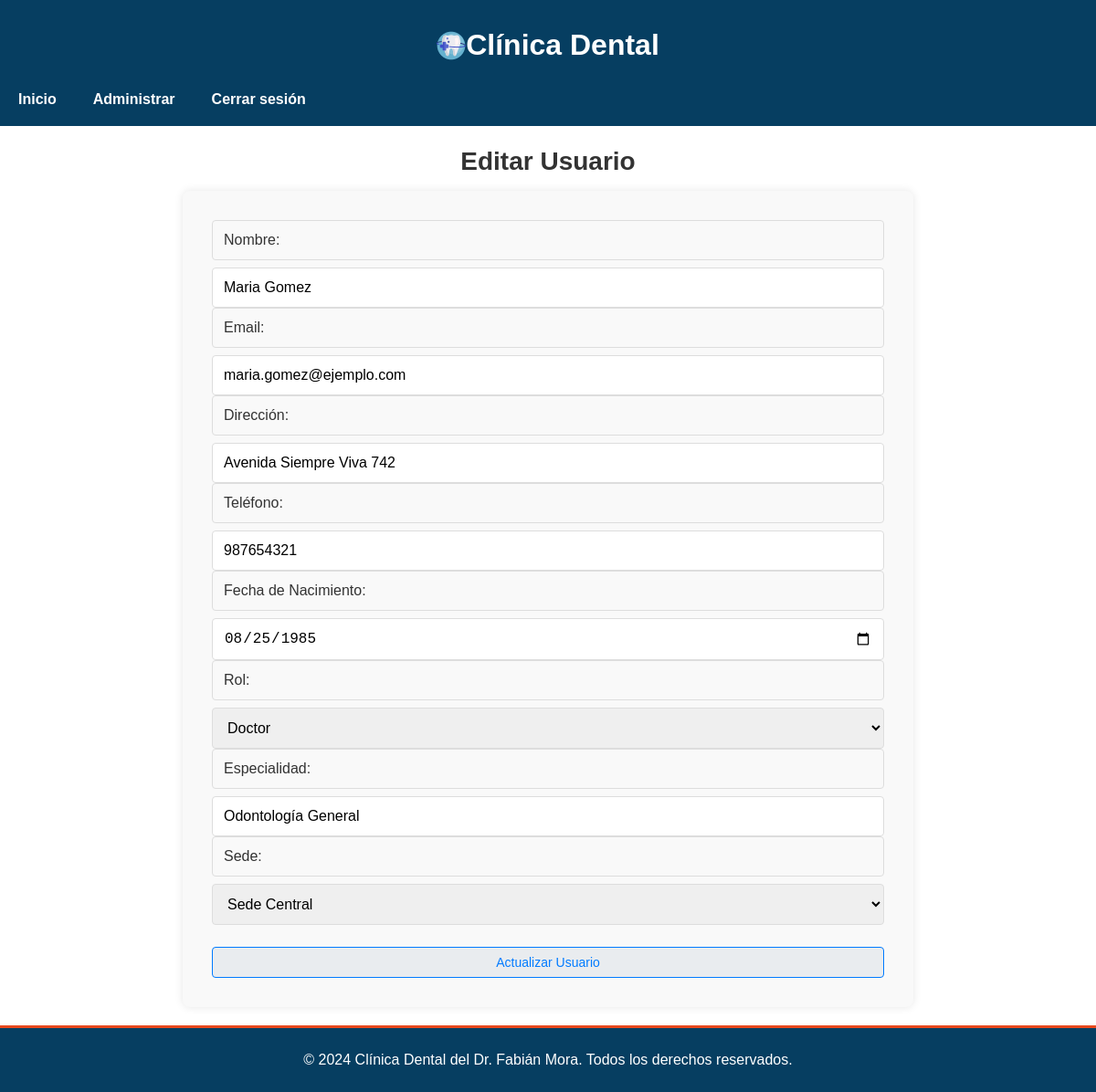
The page /Admin/editar_usuario.php?id=2 (signed in) on the database its author committed.
### tables this page shows
CREATE TABLE `usuarios` (
  `id` int(11) NOT NULL,
  `nombre` varchar(100) NOT NULL,
  `email` varchar(100) NOT NULL,
  `contrasena` varchar(255) NOT NULL,
  `rol` enum('paciente','doctor','administrador') NOT NULL,
  `fecha_creacion` timestamp NOT NULL DEFAULT current_timestamp(),
  `direccion` varchar(255) NOT NULL,
  `telefono` varchar(255) NOT NULL,
  `fecha_nacimiento` date DEFAULT NULL
);

CREATE TABLE `doctores` (
  `id` int(11) NOT NULL,
  `usuario_id` int(11) DEFAULT NULL,
  `especialidad` varchar(100) DEFAULT NULL,
  `sede_id` int(11) DEFAULT NULL,
  `telefono` varchar(20) DEFAULT NULL,
  `nombre` varchar(100) DEFAULT NULL,
  `direccion` varchar(255) NOT NULL,
  `email` varchar(255) DEFAULT NULL,
  `fecha_nacimiento` date DEFAULT NULL
);

CREATE TABLE `sedes` (
  `id` int(11) NOT NULL,
  `nombre` varchar(100) NOT NULL,
  `direccion` varchar(255) NOT NULL,
  `telefono` varchar(15) DEFAULT NULL
);

### Admin/editar_usuario.php (the view, shortened to what this page needs)
<?php
require '../Conexion/conexion.php';
$id = $_GET['id'] ?? null;
$sede_id = null;
try {
    $stmt = $pdo->prepare('SELECT * FROM usuarios WHERE id = :id');
    $stmt->execute([':id' => $id]);
    $usuario = $stmt->fetch(PDO::FETCH_ASSOC);
    if ($usuario['rol'] === 'doctor') {
        $stmt = $pdo->prepare('SELECT especialidad, sede_id FROM doctores WHERE usuario_id = :id');
        $stmt->execute([':id' => $id]);
        $doctorData = $stmt->fetch(PDO::FETCH_ASSOC);
        $especialidad = $doctorData['especialidad'] ?? '';
        $sede_id = $doctorData['sede_id'] ?? null;
    }
    try {
        $stmt = $pdo->query('SELECT id, nombre FROM sedes');
        $sedes = $stmt->fetchAll(PDO::FETCH_ASSOC);
    } catch (PDOException $e) {
        die('Error al obtener sedes: ' . $e->getMessage());
    }
} catch (PDOException $e) {
    die('Error al obtener datos: ' . $e->getMessage());
}
?>
<!DOCTYPE html>
<html lang="es">
<head>
    <link rel="stylesheet" href="/css/styles.css">
<header class="header">
        <div class="container">
            <h1 class="logo">
                <img src="/Imagenes/odontologia.png" alt="Logo de Clínica Dental">
                Clínica Dental
            </h1>
            <nav class="nav">
                <ul class="nav-list">
                    <li class="nav-item">
                        <a href="principalAdmin.php" class="nav-link">Inicio</a>
                    </li>
                    <li class="nav-item dropdown">
                        <a href="#" class="nav-link">Administrar</a>
                    </li>
                    <li class="nav-item">
                        <a href="../logout.php" class="nav-link">Cerrar sesión</a>
                    </li>
                </ul>
            </nav>
        </div>
    </header>
</head>
<body>
    <section class="container">
        <h2>Editar Usuario</h2>
        <form method="POST">
            <div class="form-group">
            <label for="nombre">Nombre:</label>
            <input type="text" id="nombre" name="nombre" value="<?= htmlspecialchars($usuario['nombre'] ?? '') ?>" required>
            <label for="email">Email:</label>
            <input type="email" id="email" name="email" value="<?= htmlspecialchars($usuario['email'] ?? '') ?>" required>
            <label for="direccion">Dirección:</label>
            <input type="text" id="direccion" name="direccion" value="<?= htmlspecialchars($usuario['direccion'] ?? '') ?>" required>
            <label for="telefono">Teléfono:</label>
            <input type="text" id="telefono" name="telefono" value="<?= htmlspecialchars($usuario['telefono'] ?? '') ?>" required>
            <label for="fecha_nacimiento">Fecha de Nacimiento:</label>
            <input type="date" id="fecha_nacimiento" name="fecha_nacimiento" value="<?= htmlspecialchars($usuario['fecha_nacimiento'] ?? '') ?>" required>
            <label for="rol">Rol:</label>
            <select id="rol" name="rol" onchange="toggleEspecialidad()" required>
                <option value="doctor" <?= ($usuario['rol'] ?? '') === 'doctor' ? 'selected' : '' ?>>Doctor</option>
            </select>
            <div id="especialidad-section" style="display: <?= ($usuario['rol'] ?? '') === 'doctor' ? 'block' : 'none' ?>">
                <label for="especialidad">Especialidad:</label>
                <input type="text" id="especialidad" name="especialidad" value="<?= htmlspecialchars($especialidad ?? '') ?>">
            </div>
            <label for="sedes">Sede:</label>
            <select id="sedes" name="sedes">
                <?php foreach ($sedes as $sede): ?>
                    <option value="<?= $sede['id'] ?>" <?= isset($sede_id) && ($sede['id'] == $sede_id) ? 'selected' : '' ?>>
                        <?= htmlspecialchars($sede['nombre']) ?>
                    </option>
                <?php endforeach; ?>
            </select>
            </div>
            <input type="submit" class="btn-actualizar" value="Actualizar Usuario">
        </form>
    </section>
</body>
<footer class="footer">
        <div class="container">
            <p>&copy; 2024 Clínica Dental del Dr. Fabián Mora. Todos los derechos reservados.</p>
        </div>
    </footer>
</html>

### css/styles.css (style rules this page uses)
body { font-family: 'Arial', sans-serif; margin: 0; padding: 0; }
.header { background: #063e61; color: #fff; padding: 10px 0; justify-content: center; }
.header .logo { display: flex; align-items: center; justify-content: center; }
.header .logo img { max-width: 120px; height: auto; }
.nav { display: flex; justify-content: left; }
.nav .nav-list { list-style: none; padding: 0; margin: 0; text-align: left; display: flex; }
.nav .nav-item { position: relative; }
.nav .nav-link { text-decoration: none; color: #fff; padding: 10px 20px; display: block; font-weight: bold; transition: background 0.3s, color 0.3s; }
body { font-family: 'Arial', sans-serif; color: #333; margin: 0; padding: 0; }
footer { background: #063e61; color: #ffffff; text-align: center; padding: 10px 0; margin-top: 20px; border-top: #e8491d 3px solid; }
.btn-actualizar { display: inline-block; padding: 0.5rem 1rem; font-size: 0.875rem; width: 100%; color: #007bff; background-color: #e9ecef; border: 1px solid #007bff; border-radius: 4px; text-decoration: none; transition: background-color 0.3s, color 0.3s; }
form { background-color: #f9f9f9; border: transparent; border-radius: 8px; padding: 2rem; box-shadow: 0 0 10px rgba(0, 0, 0, 0.1); max-width: 800px; width: 100%; margin: 0 auto; box-sizing: border-box; }
h2 { font-size: 1.75rem; color: #333; margin-bottom: 1rem; text-align: center; }
.form-group { margin-bottom: 1.5rem; }
.form-group label { display: block; font-size: 1.1rem; margin-bottom: 0.5rem; color: #333; }
.form-group select, .form-group input, .form-group label, .form-group textarea, .form-group input[type="date"] { width: 100%; padding: 0.75rem; font-size: 1rem; border: 1px solid #ddd; border-radius: 4px; box-sizing: border-box; transition: border-color 0.3s, box-shadow 0.3s; }

### rows shown on the page
usuarios: nombre "Maria Gomez", email "maria.gomez@ejemplo.com", direccion "Avenida Siempre Viva 742", telefono "987654321", fecha_nacimiento "08/25/1985", rol "Doctor"
doctores: especialidad "Odontología General", sedes "Sede Central"
